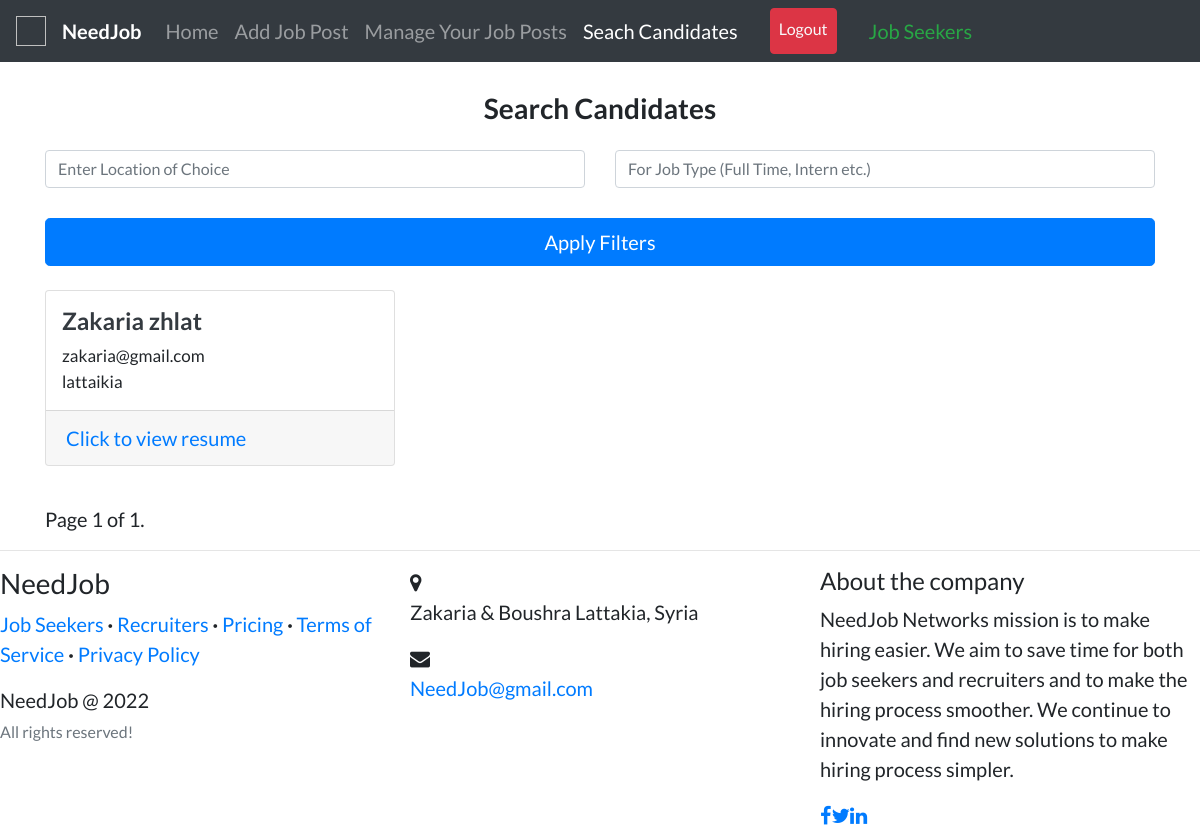
Page /hiring/candidate/search/ (signed in) on the committed database.
### candidates/models.py (models this page shows, shortened)
class Profile(models.Model):
    user = models.OneToOneField(
        User, on_delete=models.CASCADE, primary_key=True, related_name='profile')
    full_name = models.CharField(max_length=200, null=True, blank=True)
    country = CountryField(null=True, blank=True)
    location = models.CharField(max_length=255, null=True, blank=True)
    picture = models.ImageField(
        upload_to='img/users', null=True, verbose_name=""
    )
    resume = models.FileField(upload_to='resumes', null=True, blank=True)
    grad_year = models.IntegerField(blank=True)
    looking_for = models.CharField(
        max_length=30, choices=CHOICES, default='Full Time', null=True)
    slug = AutoSlugField(populate_from='user', unique=True)

### accounts/models.py (models this page shows, shortened)
class User(AbstractUser):
    username = None
    email = models.EmailField(
        verbose_name='email address',
        max_length=255,
        unique=True
    )
    date_of_birth = models.DateField(default='1990-01-01')
    gender = models.CharField(max_length=1, choices=GENDER_CHOICES, blank=True)
    picture = models.ImageField(
        upload_to='img/users', null=True, verbose_name=""
    )
    phone = PhoneNumberField()
    USERNAME_FIELD = 'email'
    REQUIRED_FIELDS = ['first_name', 'last_name']
    objects = UserManager()
    """
    def save(self, **kwargs):
        if not (self.is_staff or self.is_superuser):
            password = self.password
            if password is not None:
                self.set_password(password)
            super(User, self).save(**kwargs)
            name = f"{self.first_name} {self.last_name}"
            Profile.objects.create(
                name=name, dob=self.date_of_birth, user=self)
            return self
        else:
            return super(User, self).save(**kwargs)
    """

### recruiters/views.py (the view)
# urls.py: path('candidate/search/', views.search_candidates, name='search-candidates'),
@login_required
def search_candidates(request):
    profile_list = Profile.objects.all()
    profiles = []
    for profile in profile_list:
        if profile.resume and profile.user != request.user:
            profiles.append(profile)
    rec1 = request.GET.get('r')
    rec2 = request.GET.get('s')
    if rec1 == None:
        li1 = Profile.objects.all()
    else:
        li1 = Profile.objects.filter(location__icontains=rec1)
    if rec2 == None:
        li2 = Profile.objects.all()
    else:
        li2 = Profile.objects.filter(looking_for__icontains=rec2)
    final = []
    profiles_final = []
    for i in li1:
        if i in li2:
            final.append(i)
    for i in final:
        if i in profiles:
            profiles_final.append(i)
    paginator = Paginator(profiles_final, 20)
    page_number = request.GET.get('page')
    page_obj = paginator.get_page(page_number)
    context = {
        'search_candidates_page': "active",
        'rec_navbar': 1,
        'profiles': page_obj,
    }
    return render(request, 'recruiters/candidate_search.html', context)

### templates/recruiters/candidate_search.html (shortened to what this page needs)
{% extends "accounts/layout.html" %} {% load static %} {% block content %}
<br />
<div>
  <h3 class="text-center">
    <b>Search Candidates</b>
  </h3>
  <form
    class="form-signin mt-4"
    action="{% url 'search-candidates' %}"
    method="get"
  >
    <div class="row">
      <div class="col-md-6">
        <input
          name="r"
          type="text"
          class="form-control"
          placeholder="Enter Location of Choice"
        /><br />
      </div>
      <div class="col-md-6">
        <input
          name="s"
          type="text"
          class="form-control"
          placeholder="For Job Type (Full Time, Intern etc.)"
        /><br />
      </div>
    </div>
    <div class="form-group">
      <button class="btn btn-lg btn-primary btn-block" type="submit">
        Apply Filters
      </button>
    </div>
  </form>
  {% if profiles %}
  <div class="row">
    {% for profile in profiles %}
    <div class="col-md-4">
      <div class="card card-signin my-2">
        <span class="ml-3 mt-3">
          <a href="{% url 'candidates:profile-view' profile.slug %}">
            {% if profile.full_name %}
            <h4 class="text-dark">
              <b>{{profile.full_name}}</b>
            </h4>
            {% else %}
            <h4 class="text-dark">
              <b>{{profile.user.username}}</b>
            </h4>
            {% endif %}
          </a>
          <p style="font-size: 17px">
            {{profile.user.email}}<br />{% if profile.location %}
            {{profile.location}} {% else %} {{profile.country.name}} {% endif %}
          </p>
        </span>
        <div class="card-footer">
          {% if profile.resume %}
          <a href="{{ profile.resume.url }}">Click to view resume</a>
          {% else %}
          <p>No resume available.</p>
          {% endif %}
        </div>
      </div>
    </div>
    {% endfor %}
  </div>
  <br />
  <div class="pagination">
    <span class="step-links">
      <span class="current">
        Page {{ profiles.number }} of {{ profiles.paginator.num_pages }}.
      </span>
    </span>
  </div>
  {% else %}
  <p class="text-center">No candidates found!</p>
  <br />
  {% endif %}
</div>
{% endblock content %}

### templates/accounts/layout.html (style rules this page uses)
body { font-family: "Lato"; font-size: 20px; }

### rows in the picture
Profile: full_name "Zakaria zhlat", user.email "zakaria@gmail.com", location "lattaikia"

### other values in the picture
{{ profiles.number }} "1"
{{ profiles.paginator.num_pages }} "1"
